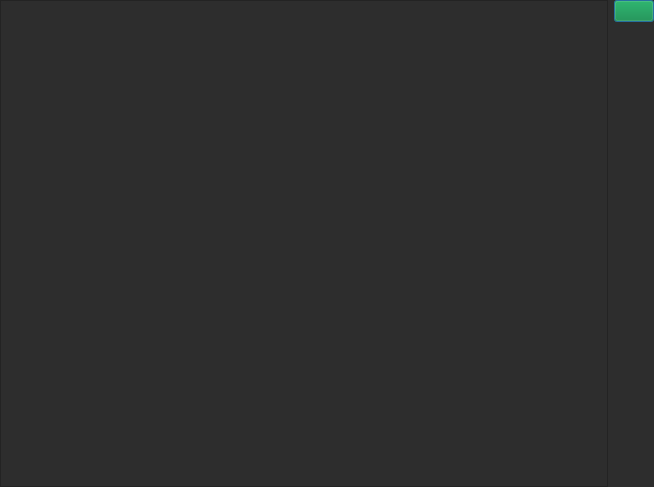
<?xml version="1.0" encoding="UTF-8"?>
<ui version="4.0">
 <class>Dialog</class>
 <widget class="QDialog" name="Dialog">
  <property name="geometry">
   <rect>
    <x>0</x>
    <y>0</y>
    <width>654</width>
    <height>487</height>
   </rect>
  </property>
  <property name="palette">
   <palette>
    <active>
     <colorrole role="WindowText">
      <brush brushstyle="SolidPattern">
       <color alpha="255">
        <red>255</red>
        <green>255</green>
        <blue>255</blue>
       </color>
      </brush>
     </colorrole>
     <colorrole role="Button">
      <brush brushstyle="SolidPattern">
       <color alpha="255">
        <red>45</red>
        <green>45</green>
        <blue>45</blue>
       </color>
      </brush>
     </colorrole>
     <colorrole role="Text">
      <brush brushstyle="SolidPattern">
       <color alpha="255">
        <red>255</red>
        <green>255</green>
        <blue>255</blue>
       </color>
      </brush>
     </colorrole>
     <colorrole role="ButtonText">
      <brush brushstyle="SolidPattern">
       <color alpha="255">
        <red>255</red>
        <green>255</green>
        <blue>255</blue>
       </color>
      </brush>
     </colorrole>
     <colorrole role="Base">
      <brush brushstyle="SolidPattern">
       <color alpha="255">
        <red>45</red>
        <green>45</green>
        <blue>45</blue>
       </color>
      </brush>
     </colorrole>
     <colorrole role="Window">
      <brush brushstyle="SolidPattern">
       <color alpha="255">
        <red>45</red>
        <green>45</green>
        <blue>45</blue>
       </color>
      </brush>
     </colorrole>
     <colorrole role="PlaceholderText">
      <brush brushstyle="SolidPattern">
       <color alpha="255">
        <red>255</red>
        <green>255</green>
        <blue>255</blue>
       </color>
      </brush>
     </colorrole>
    </active>
    <inactive>
     <colorrole role="WindowText">
      <brush brushstyle="SolidPattern">
       <color alpha="255">
        <red>255</red>
        <green>255</green>
        <blue>255</blue>
       </color>
      </brush>
     </colorrole>
     <colorrole role="Button">
      <brush brushstyle="SolidPattern">
       <color alpha="255">
        <red>45</red>
        <green>45</green>
        <blue>45</blue>
       </color>
      </brush>
     </colorrole>
     <colorrole role="Text">
      <brush brushstyle="SolidPattern">
       <color alpha="255">
        <red>255</red>
        <green>255</green>
        <blue>255</blue>
       </color>
      </brush>
     </colorrole>
     <colorrole role="ButtonText">
      <brush brushstyle="SolidPattern">
       <color alpha="255">
        <red>255</red>
        <green>255</green>
        <blue>255</blue>
       </color>
      </brush>
     </colorrole>
     <colorrole role="Base">
      <brush brushstyle="SolidPattern">
       <color alpha="255">
        <red>45</red>
        <green>45</green>
        <blue>45</blue>
       </color>
      </brush>
     </colorrole>
     <colorrole role="Window">
      <brush brushstyle="SolidPattern">
       <color alpha="255">
        <red>45</red>
        <green>45</green>
        <blue>45</blue>
       </color>
      </brush>
     </colorrole>
     <colorrole role="PlaceholderText">
      <brush brushstyle="SolidPattern">
       <color alpha="255">
        <red>255</red>
        <green>255</green>
        <blue>255</blue>
       </color>
      </brush>
     </colorrole>
    </inactive>
    <disabled>
     <colorrole role="WindowText">
      <brush brushstyle="SolidPattern">
       <color alpha="255">
        <red>255</red>
        <green>255</green>
        <blue>255</blue>
       </color>
      </brush>
     </colorrole>
     <colorrole role="Button">
      <brush brushstyle="SolidPattern">
       <color alpha="255">
        <red>45</red>
        <green>45</green>
        <blue>45</blue>
       </color>
      </brush>
     </colorrole>
     <colorrole role="Text">
      <brush brushstyle="SolidPattern">
       <color alpha="255">
        <red>255</red>
        <green>255</green>
        <blue>255</blue>
       </color>
      </brush>
     </colorrole>
     <colorrole role="ButtonText">
      <brush brushstyle="SolidPattern">
       <color alpha="255">
        <red>255</red>
        <green>255</green>
        <blue>255</blue>
       </color>
      </brush>
     </colorrole>
     <colorrole role="Base">
      <brush brushstyle="SolidPattern">
       <color alpha="255">
        <red>45</red>
        <green>45</green>
        <blue>45</blue>
       </color>
      </brush>
     </colorrole>
     <colorrole role="Window">
      <brush brushstyle="SolidPattern">
       <color alpha="255">
        <red>45</red>
        <green>45</green>
        <blue>45</blue>
       </color>
      </brush>
     </colorrole>
     <colorrole role="PlaceholderText">
      <brush brushstyle="SolidPattern">
       <color alpha="255">
        <red>255</red>
        <green>255</green>
        <blue>255</blue>
       </color>
      </brush>
     </colorrole>
    </disabled>
   </palette>
  </property>
  <property name="windowTitle">
   <string>Dialog</string>
  </property>
  <property name="styleSheet">
   <string notr="true">color: rgb(255, 255, 255);
background-color: rgb(45, 45, 45);</string>
  </property>
  <layout class="QHBoxLayout" name="horizontalLayout">
   <property name="spacing">
    <number>6</number>
   </property>
   <property name="leftMargin">
    <number>0</number>
   </property>
   <property name="topMargin">
    <number>0</number>
   </property>
   <property name="rightMargin">
    <number>0</number>
   </property>
   <property name="bottomMargin">
    <number>0</number>
   </property>
   <item>
    <widget class="QListWidget" name="listWidget"/>
   </item>
   <item>
    <layout class="QVBoxLayout" name="verticalLayout">
     <item>
      <widget class="QPushButton" name="btn_delete">
       <property name="styleSheet">
        <string notr="true">background-color: rgb(0, 133, 52);
color: rgb(255, 255, 255);</string>
       </property>
       <property name="text">
        <string/>
       </property>
      </widget>
     </item>
     <item>
      <spacer name="verticalSpacer">
       <property name="orientation">
        <enum>Qt::Vertical</enum>
       </property>
       <property name="sizeHint" stdset="0">
        <size>
         <width>20</width>
         <height>40</height>
        </size>
       </property>
      </spacer>
     </item>
    </layout>
   </item>
  </layout>
 </widget>
 <resources/>
 <connections/>
</ui>
